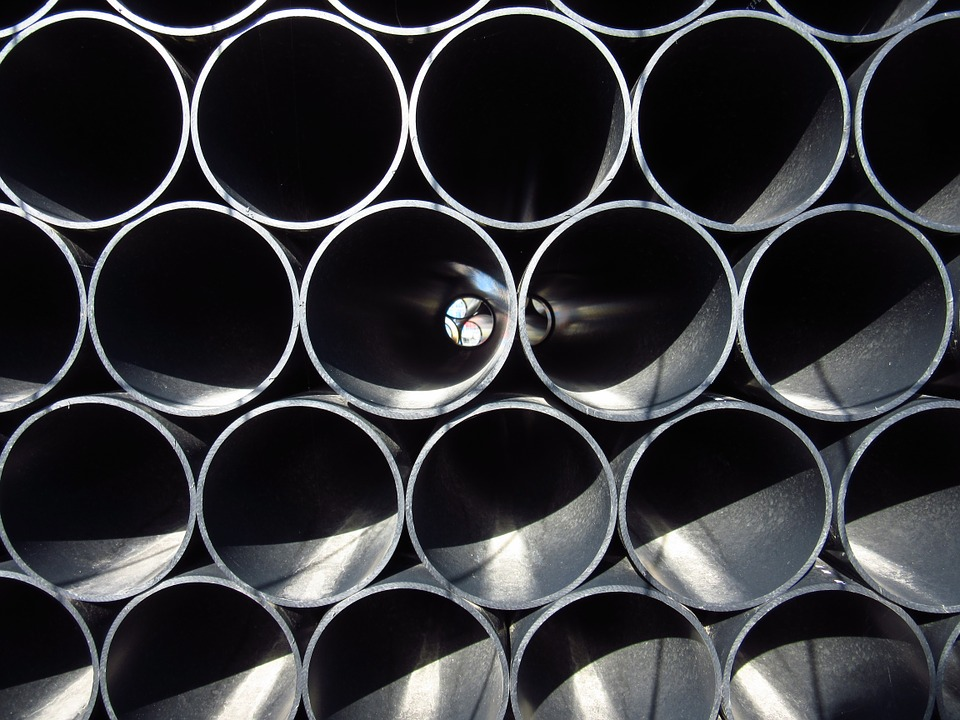
#> input picture Images/pipes.jpg, 960 x 720 px
$ python bgr2rgb.py
#> lines starting #> are read from the running program, lines starting #| are printed output that depends on the picture
import cv2
import matplotlib.pyplot as plt


if __name__ == "__main__":

    IMAGE_PATH = 'Images/pipes.jpg'

    bgr_img = cv2.imread(IMAGE_PATH)
#> bgr_img is the input picture: shape (720, 960, 3); mean B, G, R 56, 52.5, 52

    b,g,r = cv2.split(bgr_img)       # get b,g,r
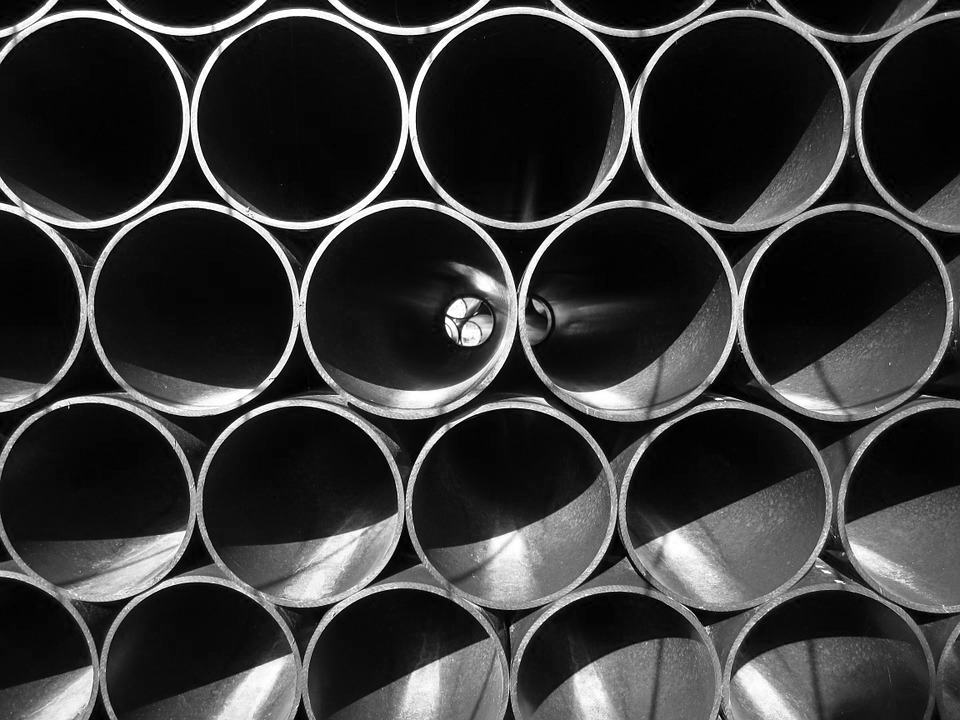
#> b: shape (720, 960); min 0, max 255, mean 56
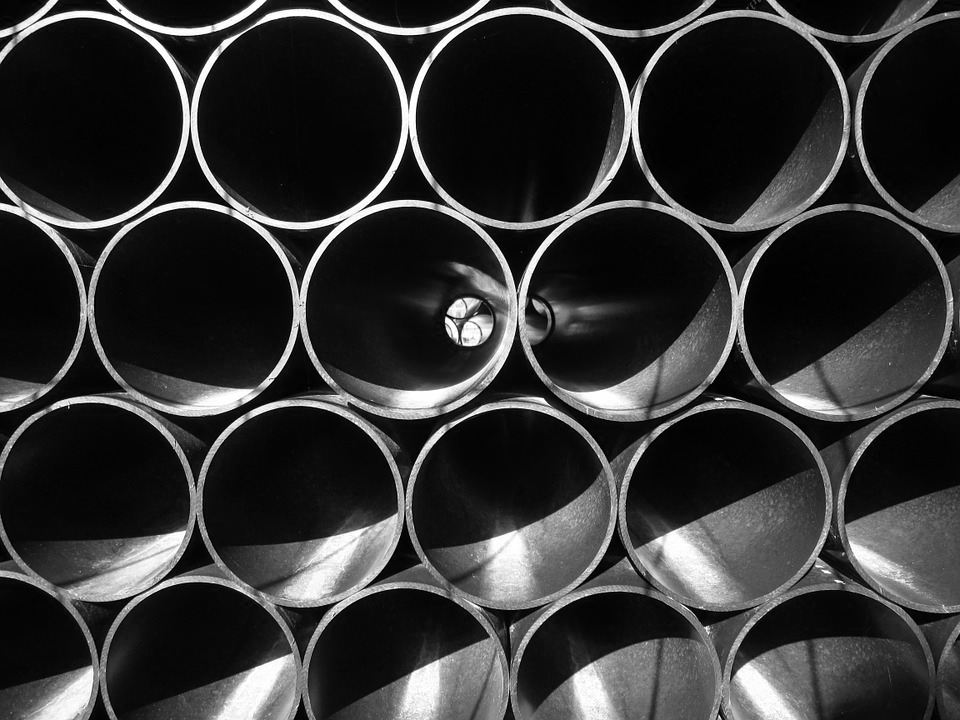
#> r: shape (720, 960); min 0, max 255, mean 52
    rgb_img = cv2.merge([r,g,b])     # switch it to rgb

    plt.imshow(rgb_img)
    plt.xticks([]), plt.yticks([])   # to hide tick values on X and Y axis
    plt.show()
